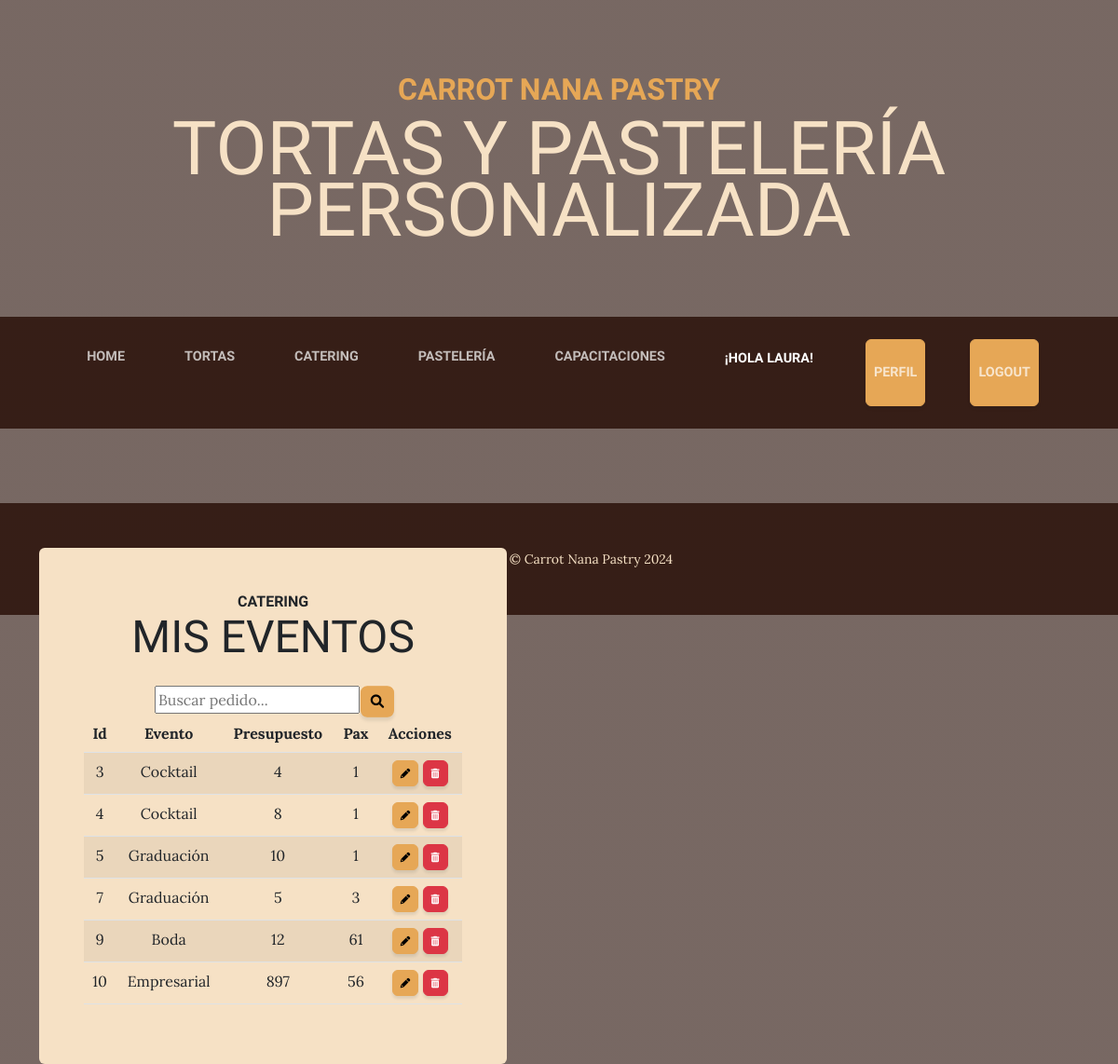
The page /catering_pedidos/ (signed in) on the database as committed earlier.
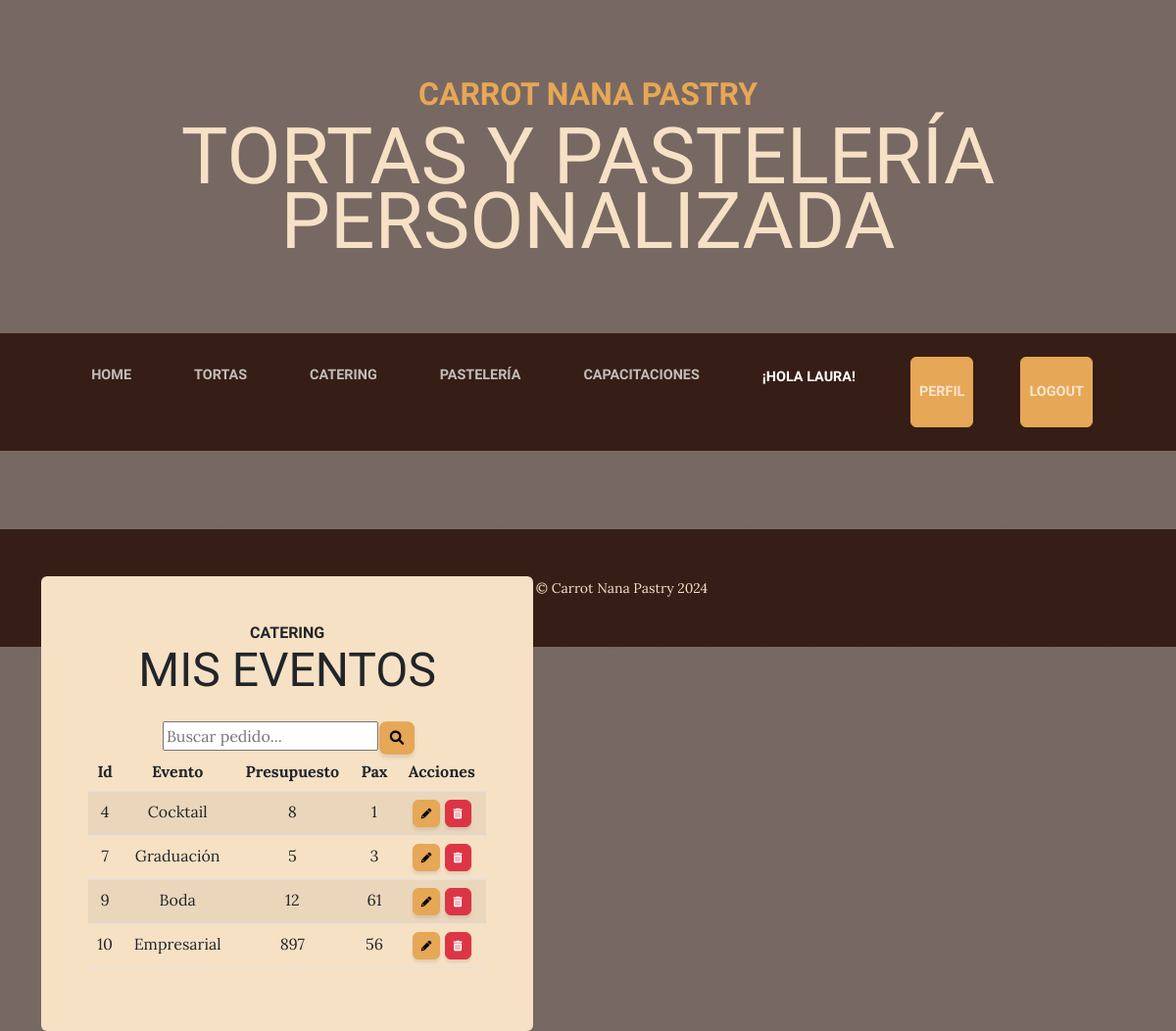
The same page on the database as committed later.
### carrot_app/models.py (models this page shows, shortened)
class Catering(models.Model):
    evento = models.CharField(max_length=40)
    presupuesto = models.IntegerField()
    pax = models.IntegerField()

### carrot_app/views.py (the view)
# urls.py: path('catering_pedidos/', catering_eventos, name = 'catering_eventos'),
@login_required
def catering_eventos(request):
    catering = Catering.objects.all()
    contexto = {'catering': catering}
    return render(request, 'carrot_app/catering_eventos.html', contexto)

### carrot_app/templates/carrot_app/catering_eventos.html (shortened to what this page needs)
{% extends 'carrot_app/index.html'%}
{%block content%}
            <div class="intro-text left-0 text-center bg-faded p-5 rounded">
                <h2 class="section-heading mb-4">
                    <span class="section-heading-upper">Catering</span>
                    <span class="section-heading-lower">Mis Eventos</span>
                </h2>
                <form class="search" action="{% url 'search_eventos' %}" method="GET">
                    <input type="text" name="search" class="search-bar" placeholder="Buscar pedido...">
                    <button type="submit"
                        class="btn btn-primary"
                        style="--bs-btn-padding-y: .25rem; --bs-btn-padding-x: .5rem; --bs-btn-font-size: .75rem; transform: scale(1.2);"
                        ><i class="fa-solid fa-magnifying-glass" title="Detail Record"></i>
                    </button>
                </form>
                <table class="table table-striped">
                    <thead>
                        <tr>
                            <th>Id</th>
                            <th>Evento</th>
                            <th>Presupuesto</th>
                            <th>Pax</th>
                            <th>Acciones</th>
                        </tr>
                    </thead>
                    <tbody>
                    {% for c in catering  %}
                        <tr>
                            <td>{{ c.id }}</td>
                            <td>{{ c.evento }}</td>
                            <td>{{ c.presupuesto }}</td>
                            <td>{{ c.pax }}</td>
                            <td>
                                <a
                                  href="{% url 'catering_update' c.id %}"
                                  class="btn btn-primary" style="--bs-btn-padding-y: .25rem; --bs-btn-padding-x: .5rem; --bs-btn-font-size: .75rem;">
                                </a>
                                <a
                                  href="{% url 'catering_delete' c.id %}"
                                  class="btn btn-danger" style="--bs-btn-padding-y: .25rem; --bs-btn-padding-x: .5rem; --bs-btn-font-size: .75rem;">
                                </a>
                            </td>
                        </tr>
                    {% endfor %}
                    </tbody>
                </table>
            </div>
{% endblock content%}

Rows that differ between the two databases and show on the page:
removed Catering: id "3", evento "Cocktail", presupuesto "4", pax "1"
removed Catering: id "5", evento "Graduación", presupuesto "10", pax "1"
